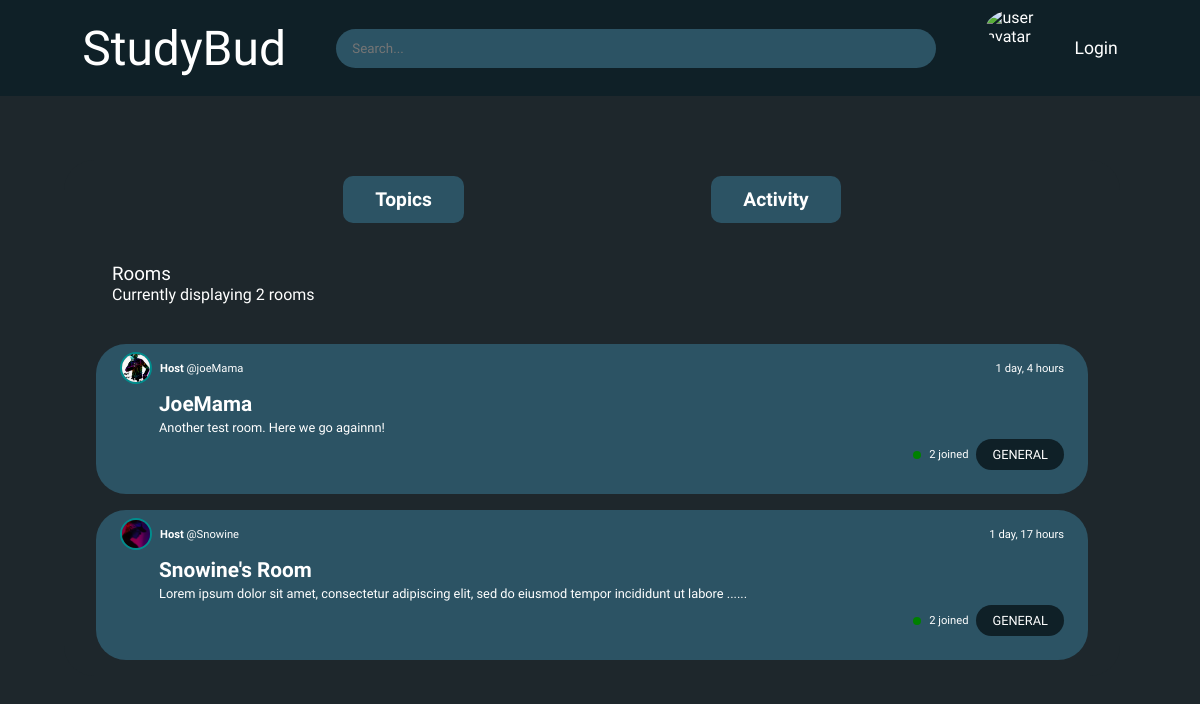
The page / on the database its author committed.
### Studybud/models.py (models this page shows)
class Room(models.Model):
    id = models.UUIDField(primary_key=True, editable=False, default=uuid4)
    name = models.CharField(max_length=100)
    host = models.ForeignKey(User, on_delete=models.SET_NULL, null=True)
    topic = models.ForeignKey('Topic', on_delete=models.SET_NULL, null=True)
    description = models.TextField(max_length=255, blank=True)
    participants = models.ManyToManyField(User, related_name='participants', blank=True)
    created = models.DateTimeField(auto_now_add=True, editable=False)
    updated = models.DateTimeField(auto_now=True)
    class Meta():
        ordering = ['created', 'updated']
    def __str__(self):
        return self.description[0:100]

class User(AbstractUser):
    username = models.CharField(max_length=100)
    email = models.EmailField(('Email address'), unique=True)
    first_name = models.CharField(max_length=100)
    last_name = models.CharField(max_length=150)
    bio = models.TextField(max_length=255, blank=True)
    followers = models.ManyToManyField('User', related_name='Followers', blank=True)
    following = models.ManyToManyField('User', related_name='Following', blank=True)
    profile_picture = models.ImageField(default='avatar.png', blank=True, upload_to='profilePictures')
    USERNAME_FIELD = 'email'
    REQUIRED_FIELDS = ['username']
    def __str__(self):
        return self.username

class Topic(models.Model):
    name = models.CharField(max_length=100)
    def __str__(self):
        return self.name

### Studybud/views.py (the view)
# urls.py: path('', views.index, name='index'),
def index(request):
    q = request.GET.get('q')
    if not q:
        q = ''
    topics = Topic.objects.all()
    allRooms = Room.objects.all()
    rooms = Room.objects.filter(Q(name__icontains=q) | Q(topic__name__icontains=q) | Q(host__username__icontains=q)).order_by('-updated')
    roomCount = rooms.count()
    activities = Messages.objects.filter(Q(room__topic__name__icontains=q) | Q(room__host__username__icontains=q)).order_by("-created")[0:7]
    context = {
        'rooms': rooms,
        'topics': topics,
        'roomCount': roomCount,
        'activities': activities,
        'allRooms': allRooms,
        'q': q,
    }
    return render(request, 'Base/index.html', context)

### templates/Base/index.html (shortened to what this page needs)
{% extends 'layout.html' %}
{% load static %}
{% block style %}
    <link rel="stylesheet" href="{% static 'styles/main.css' %}">
{% endblock %}
{% block content %}
        <main>
            <div id="roomsSection">
                <div class="mobileView">
                    <div id="tabs">
                        <a href="">Topics</a>
                        <a href="">Activity</a>
                    </div>
                </div>
                <div id="heading">
                    <div id="titleContainer">
                        <h3>Rooms</h3>
                        <p>Currently displaying {{roomCount}}
                            {% if roomCount > 1 %}
                            rooms
                            {% else %}
                            room
                            {% endif %}</p>
                    </div>
                </div>
                <div class="container">
                    {% for room in rooms %}
                    <div class="room">
                        <div class="roomHeading">
                            <div class="host">
                                <img src="{{room.host.profile_picture.url}}" alt="Host profile picture">
                                <a href="{% url 'profile' room.host.username %}"><strong>Host</strong> @{{room.host}}</a>
                            </div>
                            <p class="timePosted">{{room.updated|timesince}}</p>
                        </div>
                        <div class="roomContent">
                            <a href="{% url 'room' room.id %}" class="roomTitle">{{room.name}}</a>
                            <p class="roomDesc">
                            {% if room.description|length > 100 %}
                                {{room}}......
                            {% else %}
                                {{room.description}}
                            {% endif %}
                    </p>
                            <div class="roomStats">
                                <div class="joinedStats">
                                    <div class="dotIcon"></div>
                                    <p class="joined">{{room.participants.count}} joined</p>
                                </div>
                                <a style="color: white; text-decoration: none;" class="roomTopic" href="{% url 'index' %}?q={{room.topic}}">{{room.topic}}</a>
                            </div>
                        </div>
                    </div>
                    {% empty %}
                    <p style="color: white; text-align: center; font-size: 2rem;">No rooms in {{q}}</p>
                    {% endfor %}
                </div>
            </div>
        </main>
{% endblock %}

### Studybud/static/styles/general.css (style rules this page uses)
* { box-sizing: border-box; padding: 0; margin: 0; font-family: 'Source Sans Pro', sans-serif; }
body { background-color: var(--bgColor); }
a { color: white; text-decoration: none; cursor: pointer; }
:root { --mainColor: #0F2027; --bgColor: #1E272C; --secondaryColor: #112751; --tertiaryColor: #2C5364; }

### Studybud/static/styles/main.css (style rules this page uses)
body { display: flex; flex-direction: column; gap: 64px; height: 100vh; overflow-y: scroll; padding-bottom: 16px; }
main { display: flex; gap: 16px; padding: 0 64px; height: 100%; justify-content: space-between; }
@media (max-width: 1200px) { body { height: max-content !important; overflow: scroll !important; } }
@media (max-width: 1200px) { #tabs { display: flex !important; } }
.mobileView { display: flex !important; flex-direction: column; gap: 16px; align-items: center; }
#tabs { width: 100%; display: none; justify-content: space-evenly; }
#tabs a { padding: 12px 32px; border-radius: 10px; font-weight: 600; font-size: 1.2rem; background-color: var(--tertiaryColor); transition: all 0.3s; }
#topicsSection, #roomsSection, #activitySection { background-color: var(--tertiaryColor); border-radius: 30px; padding: 16px 0; display: flex; flex: 1; flex-direction: column; height: 100%; gap: 32px; overflow-y: scroll; overflow-x: hidden; }
#roomsSection { overflow-y: scroll; scroll-behavior: smooth; scroll-margin-bottom: 30px; flex: 3; padding: 16px 32px; background-color: var(--bgColor); }
h3 { color: white; font-weight: 400; text-align: center; }
#roomsSection > #heading { display: flex; justify-content: space-between; position: sticky; top: -20px; background-color: var(--bgColor); padding: 8px 16px; }
#titleContainer { display: flex; flex-direction: column; align-items: flex-start; color: white; }
#titleContainer > p { font-weight: 300; }
#roomsSection > .container { display: flex; flex-direction: column; gap: 16px; }
#roomsSection > .container > .room { background-color: var(--tertiaryColor); border-radius: 30px; max-height: 180px; min-height: 150px; padding: 8px 24px; display: flex; flex-direction: column; gap: 8px; }
#roomsSection .roomHeading { display: flex; justify-content: space-between; color: white; align-items: center; }
#roomsSection .roomHeading p { font-weight: 300; font-size: .7rem; }
#roomsSection .host, .post > .host { display: flex; align-items: center; cursor: pointer; gap: 8px; }
#roomsSection .host > a , .post > .host > p { font-size: .7rem; text-decoration: none; color: white; font-weight: 300; }
#roomsSection .roomHeading img, .post > .host > img { width: 32px; height: 32px; border: 2px solid rgb(0, 141, 141); border-radius: 50%; object-fit: cover; }
.roomContent { color: white; display: flex; flex-direction: column; gap: 4px; padding-left: 39px; }
.roomContent .roomTitle { font-size: 1.3rem; cursor: pointer; color: white; text-decoration: none; font-weight: 600; }
.roomContent .roomDesc { font-size: .8rem; font-weight: 100; width: 80%; cursor: default; }
.roomStats { display: flex; justify-content: end; gap: 8px; }
.roomStats .joined { font-size: .7rem; display: flex; }
.dotIcon { width: 8px; height: 8px; background-color: green; border-radius: 50%; }
.joinedStats { display: flex; align-items: center; gap: 8px; }
.roomTopic { color: white; font-size: .8rem; padding: 8px 16px; background-color: var(--mainColor); border-radius: 20px; text-transform: uppercase; cursor: pointer; }
.host { display: flex; align-items: center; gap: 8px; }

### rows shown on the page
Room: host.profile_picture (picture), host "joeMama", updated "1 day, 4 hours", name "JoeMama", description "Another test room. Here we go againnn!", participants.count "2", topic "GENERAL"
Room: host.profile_picture (picture), host "Snowine", updated "1 day, 17 hours", name "Snowine's Room", description "Lorem ipsum dolor sit amet, consectetur adipiscing elit, sed do eiusmod tempor incididunt ut labore", participants.count "2", topic "GENERAL"

### other values the page prints
{{ roomCount }} "2"
